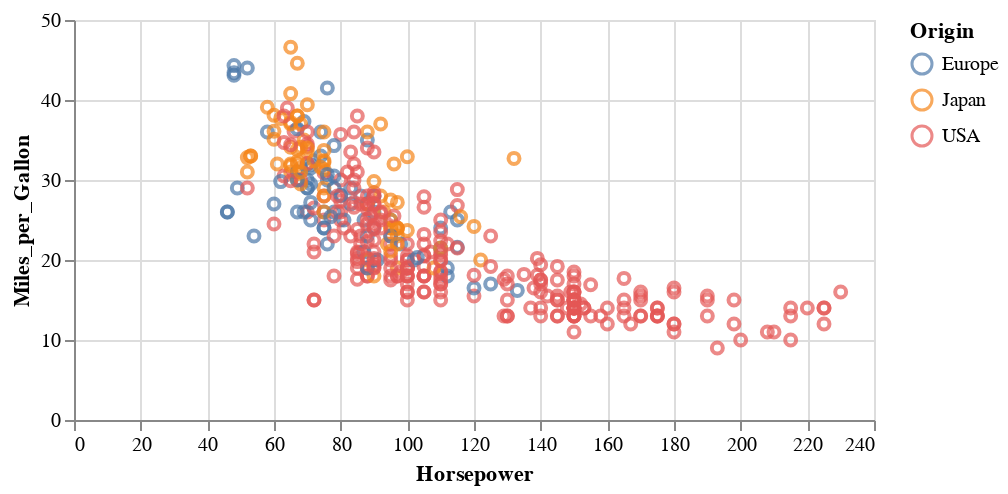

The notebook cell this image was saved under:
### Markdown cell above
<a id='prop'></a>
## 4 Properties 

Whereas marks and data encodings are concerned with the visual output of plot contents, `properties` allow you to alter or specify generic properties of the chart itself. Such as the height and width:

### Code cell
alt.Chart(cars).mark_point().encode(
    x='Horsepower',
    y='Miles_per_Gallon',
    color='Origin'
).properties(
    width=400,
    height=200
)

### Figure 1 — Vega-Lite specification as saved in the notebook (floating-point values rounded to 4 significant figures; data arrays with more than 128 entries replaced by an {"elided": "..."} marker saying what was removed)
{"config": {"view": {"continuousWidth": 400, "continuousHeight": 300}}, "data": {"name": "data-8e25068d8b9a578f41a59c91e539d690"}, "mark": "point", "encoding": {"color": {"type": "nominal", "field": "Origin"}, "x": {"type": "quantitative", "field": "Horsepower"}, "y": {"type": "quantitative", "field": "Miles_per_Gallon"}}, "height": 200, "width": 400, "$schema": "https://vega.github.io/schema/vega-lite/v4.8.1.json", "datasets": {"data-8e25068d8b9a578f41a59c91e539d690": {"elided": "406 records"}}}
